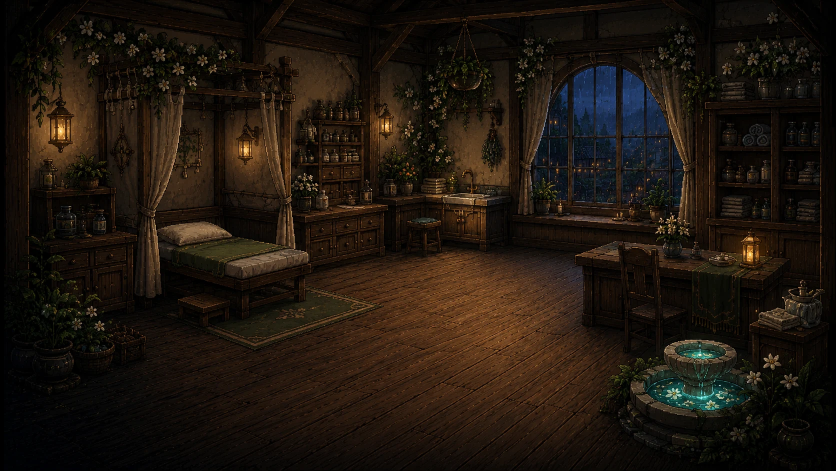
#> input picture src/assets/pixel/location-hospital.webp, 1672 x 941 px (shown at 1/2 size)
$ python -i build-scene-variants.py   (imports and definitions only)
#> lines starting #> are read from the running program, lines starting #| are printed output that depends on the picture
#> further down, picture is the input picture: PIL image 1672x941 RGB; mean R, G, B 31.2, 22.5, 14.3
"""Rebuild geometry-identical day and dusk variants from the checked-in night scenes."""

from __future__ import annotations

from pathlib import Path

from PIL import Image, ImageEnhance, ImageFilter


ROOT = Path(__file__).resolve().parents[1]
PIXEL_DIR = ROOT / "src" / "assets" / "pixel"

SCENE_SOURCES = {
    "village-map.webp": "village-map",
    "farm-dusk.webp": "farm",
    "location-atlas.webp": "location-atlas",
    "location-hospital.webp": "location-hospital",
    "location-hunter-camp.webp": "location-hunter-camp",
    "location-library.webp": "location-library",
    "location-mayor-home.webp": "location-mayor-home",
    "location-monster-market.webp": "location-monster-market",
    "location-smithy.webp": "location-smithy",
}


def gamma_lift(source: Image.Image, exponent: float) -> Image.Image:
#> called with exponent = 0.78
    table = [round(255 * ((value / 255) ** exponent)) for value in range(256)]
    return source.point(table * 3)
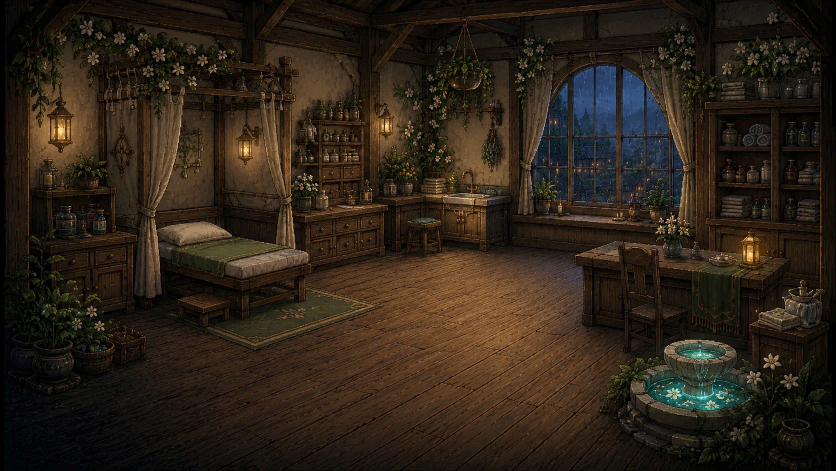
#> returned value: PIL image 1672x941 RGB (shown at 1/2 size); mean R, G, B 45.9, 35.5, 24.2


def build_day(source: Image.Image) -> Image.Image:
    """Lift the original pixels into clear daylight without resampling or redrawing."""
    day = gamma_lift(source.convert("RGB"), 0.56)
    day = ImageEnhance.Brightness(day).enhance(1.07)
    day = ImageEnhance.Contrast(day).enhance(0.92)
    day = ImageEnhance.Color(day).enhance(1.08)
    daylight = Image.new("RGB", source.size, (183, 216, 203))
    return Image.blend(day, daylight, 0.055)


def build_dusk(source: Image.Image) -> Image.Image:
    """Warm the original pixels into sunset while retaining every scene edge."""
    dusk = gamma_lift(source.convert("RGB"), 0.78)
    dusk = ImageEnhance.Brightness(dusk).enhance(1.08)
    dusk = ImageEnhance.Contrast(dusk).enhance(0.98)
    dusk = ImageEnhance.Color(dusk).enhance(1.12)
    warm = Image.new("RGB", source.size, (224, 126, 76))
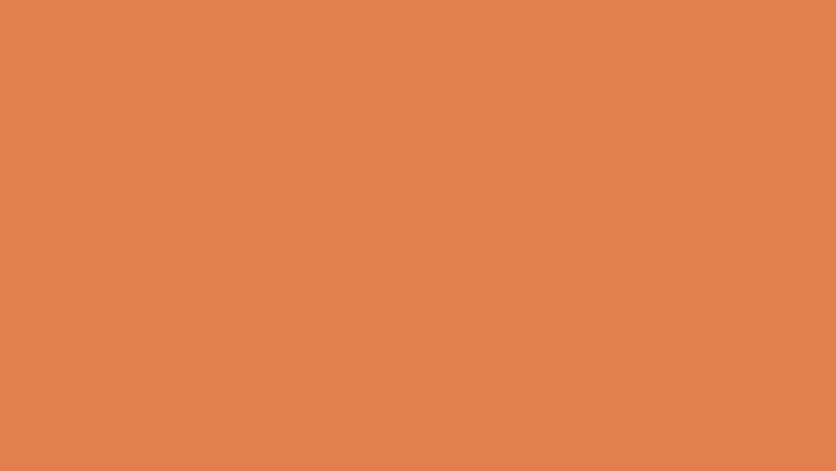
#> warm: PIL image 1672x941 RGB (shown at 1/2 size); mean R, G, B 224, 126, 76
    cool = Image.new("RGB", source.size, (63, 70, 118))
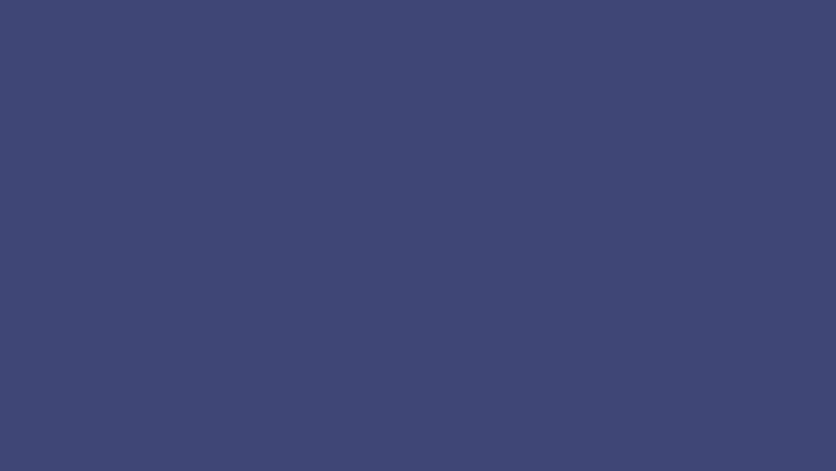
#> cool: PIL image 1672x941 RGB (shown at 1/2 size); mean R, G, B 63, 70, 118
    mask = Image.new("L", (1, source.height))
    mask.putdata([round(108 + (y / max(1, source.height - 1)) * 62) for y in range(source.height)])
    mask = mask.resize(source.size).filter(ImageFilter.GaussianBlur(radius=18))
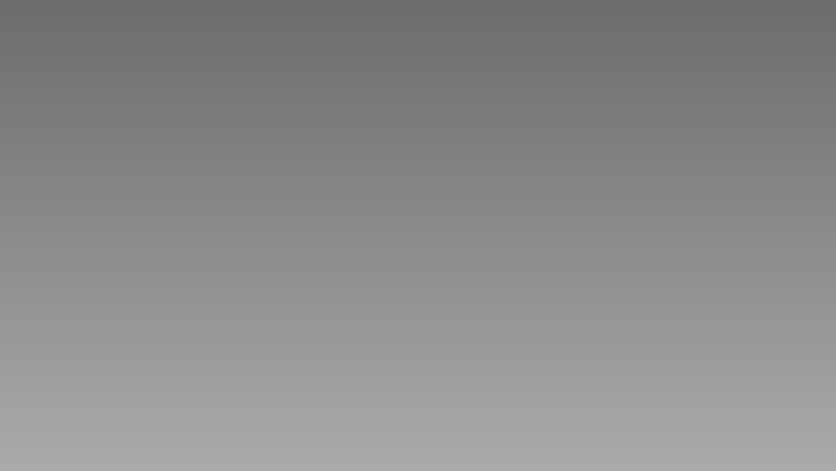
#> mask: PIL image 1672x941 L (shown at 1/2 size); min 108, max 170, mean 139
    light = Image.composite(warm, cool, mask)
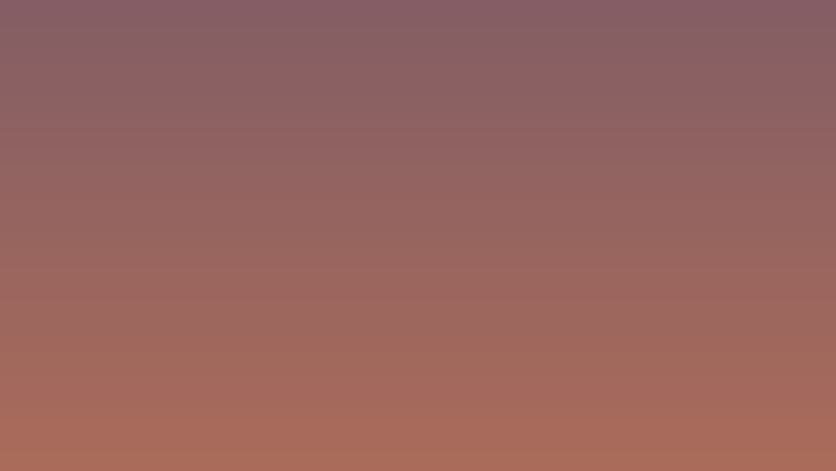
#> light: PIL image 1672x941 RGB (shown at 1/2 size); mean R, G, B 150.8, 100.5, 95.1
    return Image.blend(dusk, light, 0.105)


def main() -> None:
    for source_name, stem in SCENE_SOURCES.items():
        source_path = PIXEL_DIR / source_name
        if not source_path.exists():
            raise FileNotFoundError(source_path)
        with Image.open(source_path) as original:
            source = original.convert("RGB")
            day = build_day(source)
            dusk = build_dusk(source)
            if day.size != source.size or dusk.size != source.size:
                raise RuntimeError(f"Scene geometry changed for {source_name}")
            day.save(PIXEL_DIR / f"{stem}-day.webp", "WEBP", quality=88, method=6)
            dusk_name = "farm-evening.webp" if stem == "farm" else f"{stem}-dusk.webp"
            dusk.save(PIXEL_DIR / dusk_name, "WEBP", quality=88, method=6)
            print(f"rebuilt {stem}: {source.width}x{source.height}")


# [2 lines not run here, left out]

>>> from PIL import Image
>>> picture = Image.open('../src/assets/pixel/location-hospital.webp')
>>> result = build_dusk(picture)

$ run again, on src/assets/pixel/location-atlas-dusk.webp
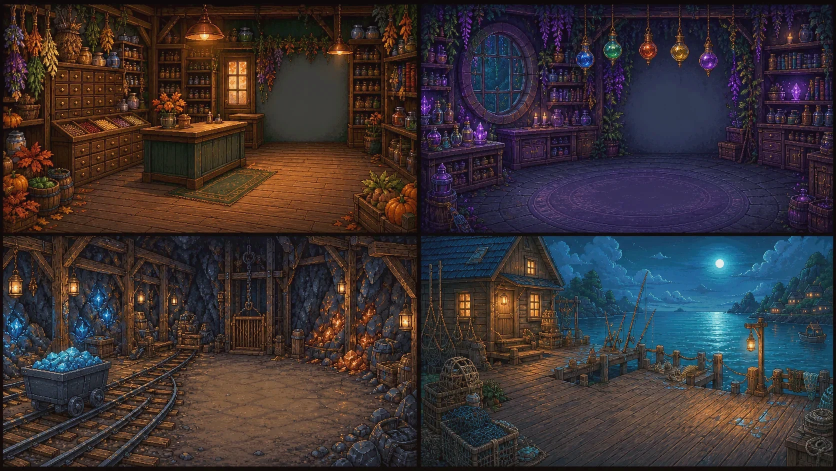
#> input picture src/assets/pixel/location-atlas-dusk.webp, 1672 x 941 px (shown at 1/2 size)
#> picture is the input picture: PIL image 1672x941 RGB; mean R, G, B 57.8, 49.3, 51.5
#> in gamma_lift, `return source.point(table * 3)`:
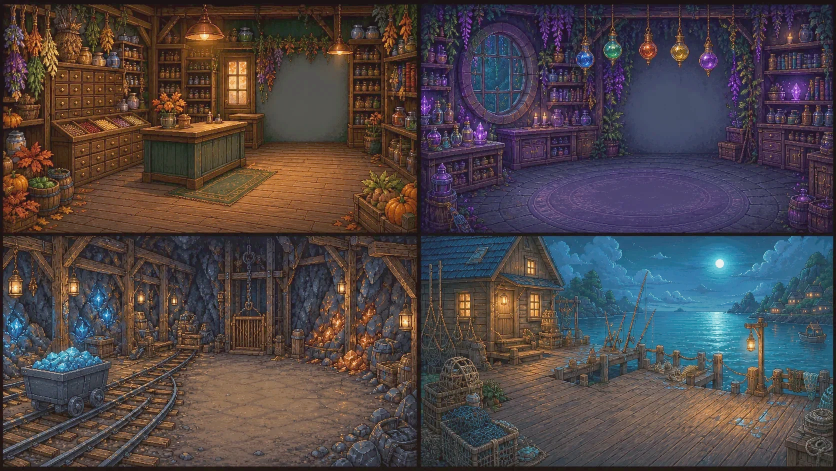
#> returned value: PIL image 1672x941 RGB (shown at 1/2 size); mean R, G, B 77.7, 68.7, 70.4

$ run again, on src/assets/pixel/location-hunter-camp-dusk.webp
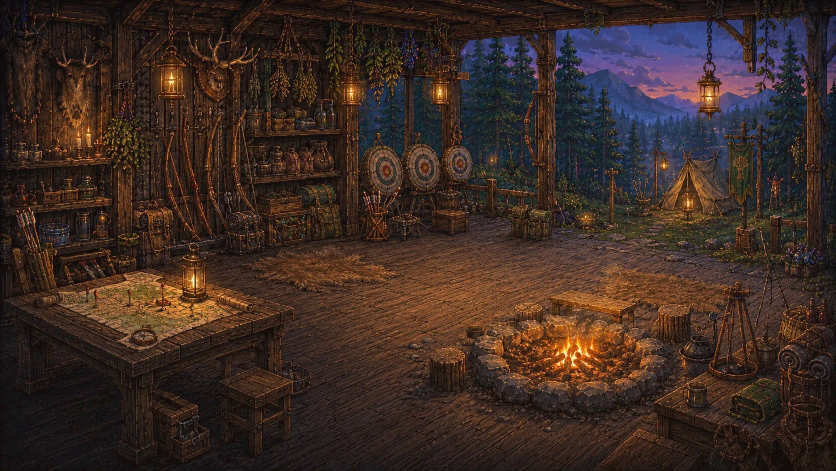
#> input picture src/assets/pixel/location-hunter-camp-dusk.webp, 1672 x 941 px (shown at 1/2 size)
#> picture is the input picture: PIL image 1672x941 RGB; mean R, G, B 60.6, 43.2, 36.5
#> in gamma_lift, `return source.point(table * 3)`:
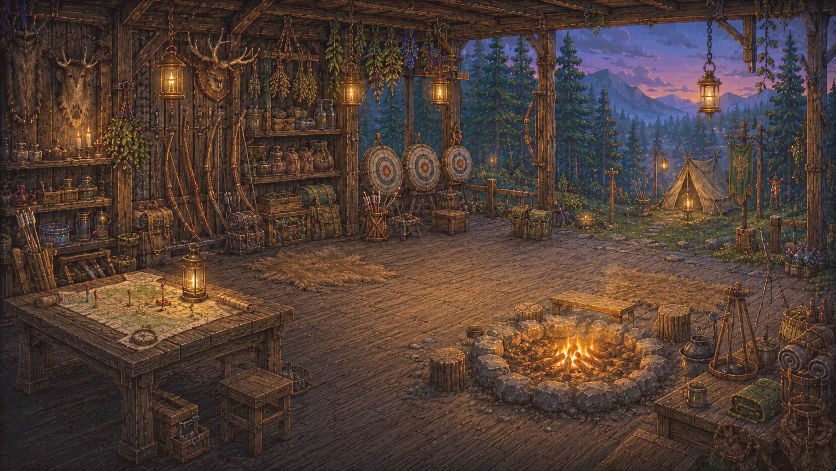
#> returned value: PIL image 1672x941 RGB (shown at 1/2 size); mean R, G, B 80.7, 62, 53.6
